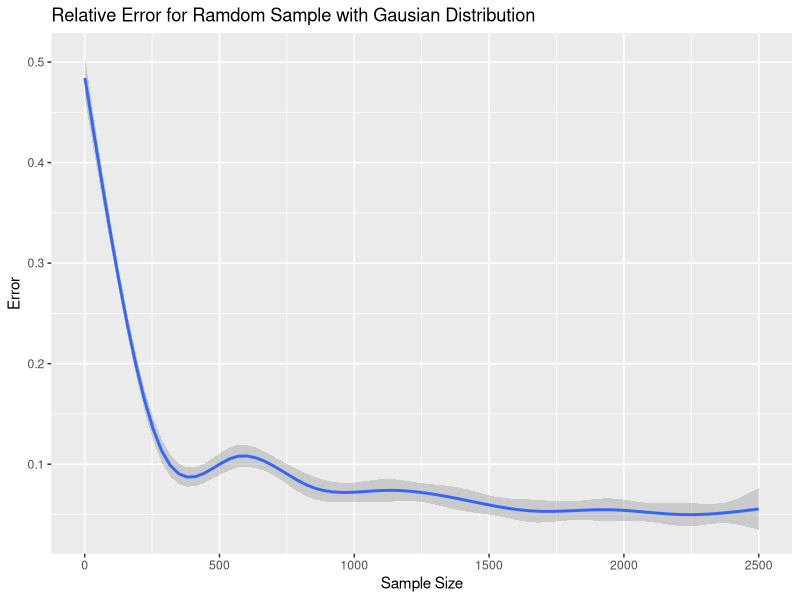

Write R code to recreate this figure.

n <- 1500000

y <- rbinom(n, 1, 0.1007)
actual_percent = sum(y)/n

result <- data.frame(iteration= numeric(), 
                     err=numeric())
for (i in 1:2500) {
  sample_1 <- sample(y, i)
  sample_percent <- sum(sample_1)/i
  err <- abs(actual_percent - sample_percent)/actual_percent
  result <- rbind(result, c(i,err))  
}
colnames(result) <- c("n", "err")


library(ggplot2)
p <- qplot(n,err, data=result, geom="smooth", 
           main="Relative Error for Ramdom Sample with Gausian Distribution", 
           ylab="Error", xlab="Sample Size")  
     
p


